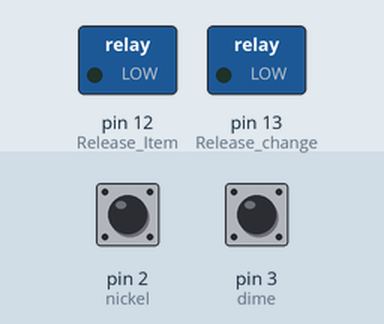
The sketch below on a simulated Arduino Uno, built with avr-gcc and run on an emulated ATmega328P. Shown: switched loads named in the sketch (green lamp = pin HIGH). The inputs (shaded band) are chosen by the test bench; at power-on: pin 3 (dime) HIGH, pin 2 (nickel) HIGH.

Above: at 1.2 s.
1.3 s: pin 3 (dime) pulsed LOW 2 times (0.12 s each, 0.3 s apart)
At 2.0 s:
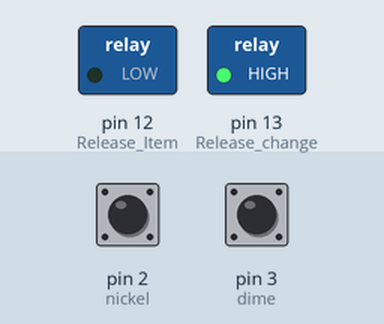
At 2.5 s:
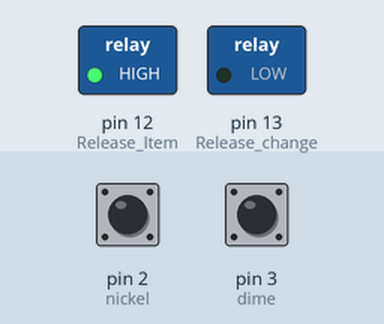
Timing chart, 0 to 4.3 s (numbered marks = the images above; inputs shaded):
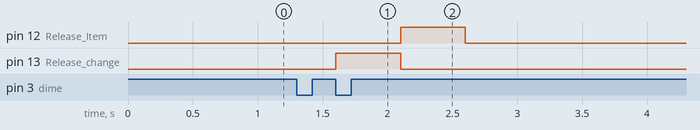

Measured:
- after the input at 1.3 s, pin 12 (Release_Item): LOW → HIGH after 0.80 s, → LOW 0.50 s later; pin 13 (Release_change): LOW → HIGH after 0.30 s, → LOW 0.50 s later

The sketch:

v1.ino
```cpp
/*
 * Author knn@eaaa.dk
 *
 * Taken from
 *
 * https://www.swarthmore.edu/NatSci/mzucker1/e15_f2014/E15CForMicrocontroller.pdf
Implement a vending machine (for 15¢ object) with
two inputs “n” and “d,” and two output “C” and “R.”
• n is true if a nickel is inserted, d is true for a dime.
• C is true if change (5¢) is required,
 R is true if we are to release the item.
• The machine starts in state S0 and at each iteration:
• If we are in state S0 (0 money) we:
    • remain if no money has been put into the machine, (n=0, d=0)
    • go to S5 (5¢) if nickel has been entered, but no dime (n=1, d=0),
    • go to S10 (10¢) if a dime has been entered
• If we are in S5 we:
    • remain in S5 if no money has been put into the machine,
    • go to S10 if a nickel has been entered,
    • go to S15 (15¢) if a dime has been entered.
• If we are in S10 we:
    • remain in S10 if no money has been put into the machine,
    • go to S15 if a nickel has been entered,
    • go to S20 (20¢) if a dime has been entered.
•If we are in S15 we:
    •go to S0 (starting state),
    • set R=1 to release an item from the vending machine.
     (Other states have R=0, though this was not explicitly shown.)
•If we are in S20 we:
    • go to S15,
    • but we also set C=1 to indicate that we must release change (5¢) back
    to the customer.
     (Other states set C=0, though this was not explicitly shown.)
*/
#define S0 1
#define S5 2
#define S10 3
#define S15 5
#define S20 33

int n=0, d=0, R, C, myState=S0;


// the setup function runs once when you press reset or power the board
void setup() {
 //***************************************************************************************
 // Variable declarations and initializations go here, as well as configuration of GPIO's
 //***************************************************************************************
  pinMode(2, INPUT_PULLUP);//nickel
  pinMode(3, INPUT_PULLUP);//dime
  pinMode(12, OUTPUT);//Release Item
  pinMode(13, OUTPUT);//Release change (a nickel)
  Serial.begin(9600);
}

// the loop function runs over and over again forever
void loop() {
 //*******************************************************************************
 // Determine values of “n” and “d”.
 //*******************************************************************************
 Determine_n_d();

 //*******************************************************************************
 // Code for state transitions goes here.
 //*******************************************************************************
 switch (myState) {
     case S0: if (n) myState = S5;
              else
              if (d) myState = S10;
              break;
     case S5: if (n) myState = S10;
              else
              if (d) myState = S15;
              break;
     case S10: if (n) myState = S15;
               else
               if (d) myState = S20;
               break;
     case S15: myState = S0;
               break;
     case S20: myState = S15;
               break;
     // The default state should never occur,
     // but if it does, we go to state 1
     default: myState=S0; // This should never happen!
}
 //*******************************************************************************
 // Code for state outputs goes here.
 //*******************************************************************************
     switch (myState) {
     case S0:
     case S5:
     case S10: R=0; C=0; break;
     case S15: R=1; C=0;digitalWrite(12,1);delay(500);digitalWrite(12,0); break;
     case S20: R=0; C=1;digitalWrite(13,1);delay(500);digitalWrite(13,0);break;
     default: R=0; C=0; // This should never happen!
}
 //*******************************************************************************
 // Code for status if needed
 //*******************************************************************************
   /*Serial.print("myState ");
   Serial.println(myState);
   Serial.print("d ");
   Serial.println(d);
   Serial.print("n ");
   Serial.println(n); */
}


void Determine_n_d(void)
 {  //The Devil is in the detail  !!!   :-)
  static int previousread2=1, previousread3=1;
  static int currentread2=1, currentread3=1;

     previousread2 = currentread2;
     previousread3 = currentread3;
     currentread3 = digitalRead(3);
     currentread2 = digitalRead(2);

     if  ((previousread2==1) && (currentread2==0))
        n=1;
     else
        n=0;
     if  ((previousread3==1) && (currentread3==0))
        d=1;
     else
        d=0;
 }
```
